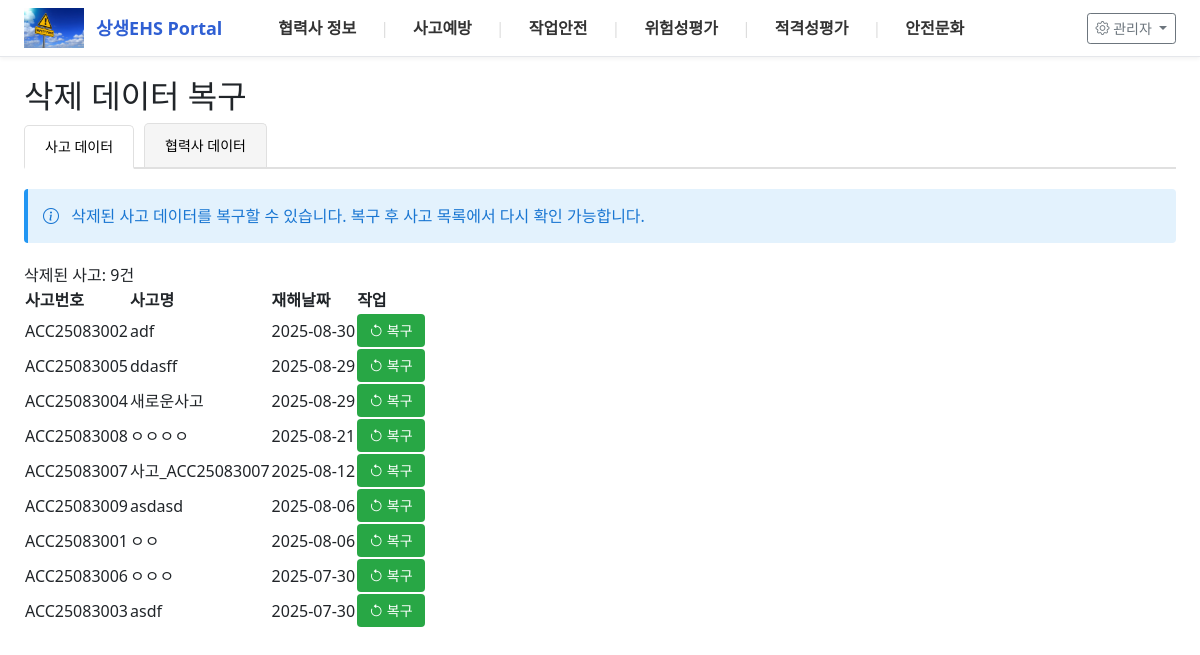
Page /data-recovery on the earlier database version.
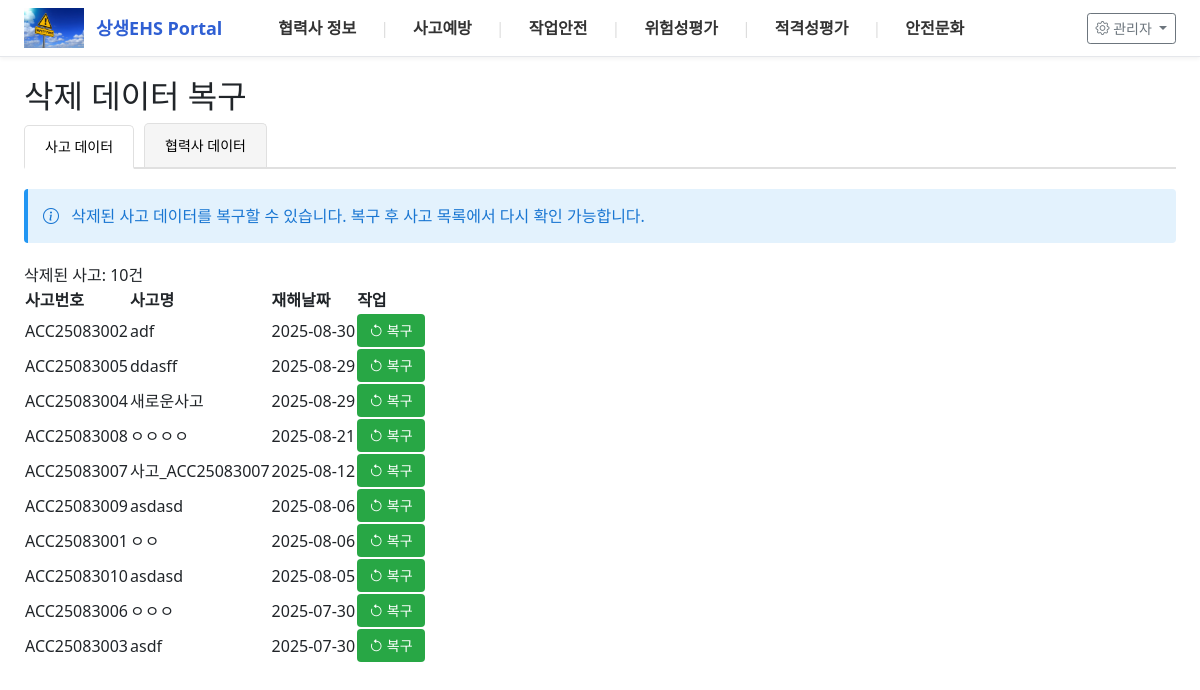
Same page on the later database version.
### tables this page shows
CREATE TABLE accidents_cache (
        id INTEGER PRIMARY KEY AUTOINCREMENT,
        accident_number TEXT,
        accident_name TEXT,
        accident_time TEXT,
        workplace TEXT,
        accident_grade TEXT,
        major_category TEXT,
        injury_form TEXT,
        injury_type TEXT,
        accident_date TEXT,
        day_of_week TEXT,
        report_date TEXT,
        building TEXT,
        floor TEXT,
        location_category TEXT,
        location_detail TEXT,
        is_deleted INTEGER DEFAULT 0,
        synced_at DATETIME DEFAULT CURRENT_TIMESTAMP
    , custom_data TEXT DEFAULT '{}', accident_datetime TEXT, accident_type TEXT, responsible_company1 TEXT, responsible_company1_no TEXT, responsible_company2 TEXT, responsible_company2_no TEXT);

### app.py (the view)
@app.route("/data-recovery")
def data_recovery():
    conn = get_db_connection()
    conn.row_factory = sqlite3.Row
    deleted_accidents_rows = conn.execute("""
        SELECT * FROM accidents_cache
        WHERE is_deleted = 1
        ORDER BY accident_date DESC, accident_number DESC
    """).fetchall()
    deleted_accidents = [dict(row) for row in deleted_accidents_rows]
    deleted_partners_rows = conn.execute("""
        SELECT * FROM partners_cache
        WHERE is_deleted = 1
        ORDER BY company_name
    """).fetchall()
    deleted_partners = [dict(row) for row in deleted_partners_rows]
    conn.close()
    return render_template('data-recovery.html',
                         deleted_accidents=deleted_accidents,
                         deleted_partners=deleted_partners,
                         menu=MENU_CONFIG,
                         active_slug='data-recovery')

### app.py (called while the page is built)
def get_db_connection(timeout=10.0):
    conn = sqlite3.connect(db_config.local_db_path, timeout=timeout)
    cursor = conn.cursor()
    cursor.execute("PRAGMA journal_mode=WAL")
    cursor.execute("PRAGMA busy_timeout=5000")
    cursor.execute("PRAGMA synchronous=NORMAL")
    return conn

@app.before_request
def before_request():
    if request.path != '/data-recovery':
        init_db()

@app.after_request
def add_header(response):
    response.headers['Cache-Control'] = 'no-cache, no-store, must-revalidate'
    response.headers['Pragma'] = 'no-cache'
    response.headers['Expires'] = '0'
    return response

### templates/data-recovery.html (shortened to what this page needs)
{% extends "base.html" %}
{% block content %}
<div class="page-header">
    <h2 class="page-title">삭제 데이터 복구</h2>
</div>
<div class="tab-menu">
    <button class="tab-button active" onclick="switchTab('accident')">사고 데이터</button>
    <button class="tab-button" onclick="switchTab('partner')">협력사 데이터</button>
</div>
<div id="accident-tab" class="tab-content active">
    <div class="info-message">
        <i class="bi bi-info-circle"></i>
        삭제된 사고 데이터를 복구할 수 있습니다. 복구 후 사고 목록에서 다시 확인 가능합니다.
    </div>
    <div class="table-section">
        <div class="table-header">
            <div class="left-controls">
                <span class="total-count">삭제된 사고: {{ deleted_accidents|length }}건</span>
            </div>
        </div>
        <div class="table-wrapper">
            <table class="data-table">
                <thead>
                    <tr>
                        <th>사고번호</th>
                        <th>사고명</th>
                        <th>재해날짜</th>
                        <th>작업</th>
                    </tr>
                </thead>
                <tbody>
                    {% for accident in deleted_accidents %}
                    <tr>
                        <td>{{ accident.accident_number }}</td>
                        <td>{{ accident.accident_name or '-' }}</td>
                        <td>{{ accident.accident_date or '-' }}</td>
                        <td>
                            <button class="btn btn-sm btn-success" onclick="restoreAccident('{{ accident.id }}')">
                                <i class="bi bi-arrow-counterclockwise"></i> 복구
                            </button>
                        </td>
                    </tr>
                    {% else %}
                    <tr>
                        <td colspan="4" class="no-data">삭제된 사고 데이터가 없습니다.</td>
                    </tr>
                    {% endfor %}
                </tbody>
            </table>
        </div>
    </div>
</div>
{% endblock %}

Differences in the rows shown:
now on this page (row edited): accidents_cache: accident_number "ACC25083010", accident_name "asdasd", accident_date "2025-08-05"
Other differences:
{{ deleted_accidents|length }}: "9" → "10"
